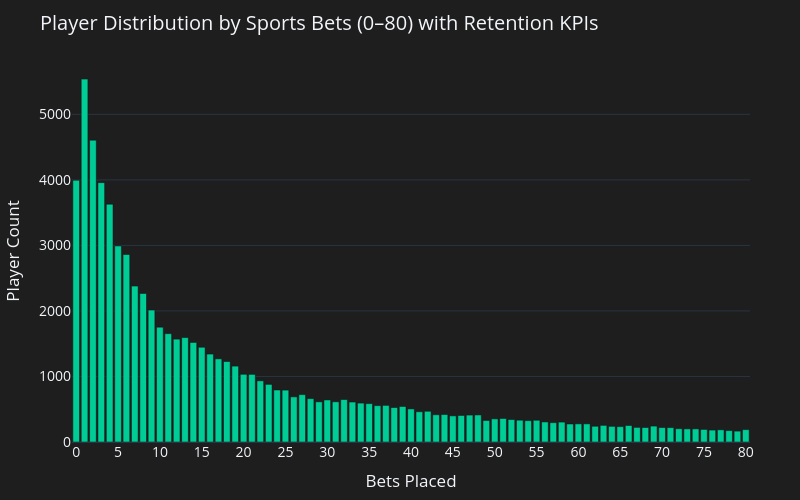
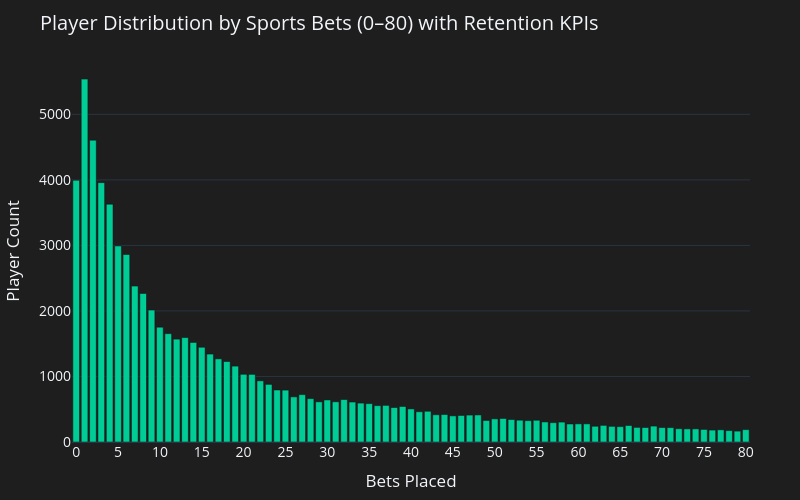

The code cell stored with these charts, in order, in its notebook:
### Code cell
import plotly.express as px
import pandas as pd
# Grouping with KPIs
kpi_data = df[df["sports_bets_placed_14d"] <= 80].groupby("sports_bets_placed_14d").agg(
    player_count=("userid", "count"),
    avg_retention_day1=("sports_login_day1", "mean"),
    avg_retention_day7=("sports_login_day7", "mean")
).reset_index()
# Format retention for better display (as %)
kpi_data["Retention D1 (%)"] = (kpi_data["avg_retention_day1"] * 100).round(1)
kpi_data["Retention D7 (%)"] = (kpi_data["avg_retention_day7"] * 100).round(1)
# Tooltip with KPIs
hover_data = {
    "player_count": True,
    "Retention D1 (%)": True,
    "Retention D7 (%)": True,
    "sports_bets_placed_14d": True
}
fig = px.bar(
    kpi_data,
    x="sports_bets_placed_14d",
    y="player_count",
    title="Player Distribution by Sports Bets (0–80) with Retention KPIs",
    labels={"sports_bets_placed_14d": "Bets Placed", "player_count": "Player Count"},
    color_discrete_sequence=["#00CC96"],
    hover_data=hover_data,
    template="plotly_dark"
)
fig.update_layout(
    xaxis=dict(dtick=5),
    height=500,
    width=800,
    plot_bgcolor="#1e1e1e",
    paper_bgcolor="#1e1e1e",
    font=dict(size=14),
    margin=dict(l=50, r=50, t=60, b=50)
)
fig.show()

### Figure 1 — Plotly figure (JSON) as saved in the notebook; plotly's stock layout.template omitted (floating-point values rounded to 4 significant figures; data arrays with more than 128 entries replaced by an {"elided": "..."} marker saying what was removed)
{"data": [{"customdata": {"elided": "81x2 float values"}, "hovertemplate": "Bets Placed=%{x}<br>Player Count=%{y}<br>Retention D1 (%)=%{customdata[0]}<br>Retention D7 (%)=%{customdata[1]}<extra></extra>", "legendgroup": "", "marker": {"color": "#00CC96", "pattern": {"shape": ""}}, "name": "", "orientation": "v", "showlegend": false, "textposition": "auto", "type": "bar", "x": [0, 1, 2, 3, 4, 5, 6, 7, 8, 9, 10, 11, 12, 13, 14, 15, 16, 17, 18, 19, 20, 21, 22, 23, 24, 25, 26, 27, 28, 29, 30, 31, 32, 33, 34, 35, 36, 37, 38, 39, 40, 41, 42, 43, 44, 45, 46, 47, 48, 49, 50, 51, 52, 53, 54, 55, 56, 57, 58, 59, 60, 61, 62, 63, 64, 65, 66, 67, 68, 69, 70, 71, 72, 73, 74, 75, 76, 77, 78, 79, 80], "xaxis": "x", "y": [3994, 5538, 4606, 3958, 3629, 2992, 2861, 2379, 2267, 2013, 1752, 1654, 1570, 1594, 1519, 1446, 1342, 1269, 1228, 1158, 1033, 1032, 934, 879, 794, 792, 689, 723, 662, 613, 642, 614, 648, 610, 594, 586, 555, 559, 526, 542, 505, 462, 469, 416, 419, 399, 405, 411, 413, 329, 353, 359, 343, 333, 326, 332, 306, 295, 304, 275, 277, 277, 240, 254, 239, 235, 252, 223, 221, 243, 221, 220, 203, 200, 200, 192, 182, 186, 174, 166, 189], "yaxis": "y"}], "layout": {"barmode": "relative", "font": {"size": 14}, "height": 500, "legend": {"tracegroupgap": 0}, "margin": {"b": 50, "l": 50, "r": 50, "t": 60}, "paper_bgcolor": "#1e1e1e", "plot_bgcolor": "#1e1e1e", "title": {"text": "Player Distribution by Sports Bets (0–80) with Retention KPIs"}, "width": 800, "xaxis": {"anchor": "y", "domain": [0, 1], "dtick": 5, "title": {"text": "Bets Placed"}}, "yaxis": {"anchor": "x", "domain": [0, 1], "title": {"text": "Player Count"}}}}

### Figure 2 — Plotly figure (JSON) as saved in the notebook; plotly's stock layout.template omitted (floating-point values rounded to 4 significant figures; data arrays with more than 128 entries replaced by an {"elided": "..."} marker saying what was removed)
{"data": [{"customdata": {"elided": "81x2 float values"}, "hovertemplate": "Bets Placed=%{x}<br>Player Count=%{y}<br>Retention D1 (%)=%{customdata[0]}<br>Retention D7 (%)=%{customdata[1]}<extra></extra>", "legendgroup": "", "marker": {"color": "#00CC96", "pattern": {"shape": ""}}, "name": "", "orientation": "v", "showlegend": false, "textposition": "auto", "type": "bar", "x": [0, 1, 2, 3, 4, 5, 6, 7, 8, 9, 10, 11, 12, 13, 14, 15, 16, 17, 18, 19, 20, 21, 22, 23, 24, 25, 26, 27, 28, 29, 30, 31, 32, 33, 34, 35, 36, 37, 38, 39, 40, 41, 42, 43, 44, 45, 46, 47, 48, 49, 50, 51, 52, 53, 54, 55, 56, 57, 58, 59, 60, 61, 62, 63, 64, 65, 66, 67, 68, 69, 70, 71, 72, 73, 74, 75, 76, 77, 78, 79, 80], "xaxis": "x", "y": [3994, 5538, 4606, 3958, 3629, 2992, 2861, 2379, 2267, 2013, 1752, 1654, 1570, 1594, 1519, 1446, 1342, 1269, 1228, 1158, 1033, 1032, 934, 879, 794, 792, 689, 723, 662, 613, 642, 614, 648, 610, 594, 586, 555, 559, 526, 542, 505, 462, 469, 416, 419, 399, 405, 411, 413, 329, 353, 359, 343, 333, 326, 332, 306, 295, 304, 275, 277, 277, 240, 254, 239, 235, 252, 223, 221, 243, 221, 220, 203, 200, 200, 192, 182, 186, 174, 166, 189], "yaxis": "y"}], "layout": {"barmode": "relative", "font": {"size": 14}, "height": 500, "legend": {"tracegroupgap": 0}, "margin": {"b": 50, "l": 50, "r": 50, "t": 60}, "paper_bgcolor": "#1e1e1e", "plot_bgcolor": "#1e1e1e", "title": {"text": "Player Distribution by Sports Bets (0–80) with Retention KPIs"}, "width": 800, "xaxis": {"anchor": "y", "domain": [0, 1], "dtick": 5, "title": {"text": "Bets Placed"}}, "yaxis": {"anchor": "x", "domain": [0, 1], "title": {"text": "Player Count"}}}}
